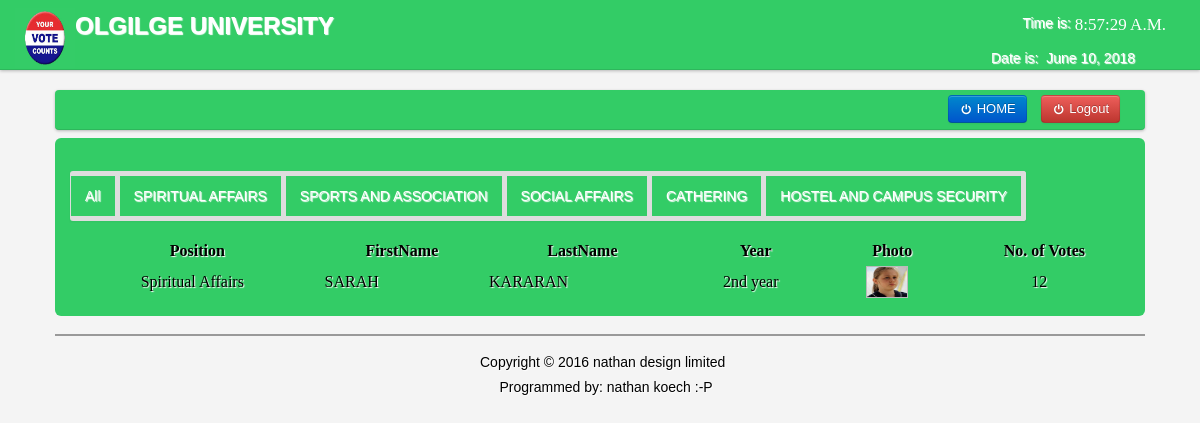
Page /presiding/spiritual_student.php (signed in) on the committed database.
### tables this page shows
CREATE TABLE IF NOT EXISTS `candidate` (
  `CandidateID` int(11) NOT NULL AUTO_INCREMENT,
  `abc` varchar(100) NOT NULL,
  `Position` varchar(200) NOT NULL,
  `Party` varchar(100) NOT NULL,
  `FirstName` varchar(200) NOT NULL,
  `LastName` varchar(200) NOT NULL,
  `MiddleName` varchar(100) NOT NULL,
  `Gender` varchar(6) NOT NULL,
  `Year` varchar(100) NOT NULL,
  `Photo` varchar(200) NOT NULL,
  `status` int(10) NOT NULL,
  PRIMARY KEY (`CandidateID`)
);

### presiding/spiritual_student.php (the view, shortened to what this page needs)
<?php
include('header.php');
?>
</head>
<body>
<?php include('nav_top.php'); ?>
<div class="wrapper">
<div class="home_body">
<div class="navbar">
	<div class="navbar-inner">
	<div class="container">
	<form class="navbar-form pull-right">
    <a class="btn btn-primary" data-toggle="" href="../kura/index.php"><i class="icon-off"></i>&nbsp;HOME</a>
	<a class="btn btn-danger" id="logout" data-toggle="modal" href="#myModal"><i class="icon-off"></i>&nbsp;Logout</a>
	</form>
	</div>
	</div>
	</div>
	<div id="element" class="hero-body">
	    <div class="pagination">
    <ul>
     <li><a href="index.php"><font color="white">All</font></a></li>
    <li><a href="spiritual_student.php"><font color="white">SPIRITUAL AFFAIRS</font></a></li>
    <li><a href="sport_student.php"><font color="white">SPORTS AND ASSOCIATION</font></a></li>
    <li><a  href="social_student.php"><font color="white">SOCIAL AFFAIRS</font></a></li>
    <li><a  href="cathering _student.php"><font color="white">CATHERING</font></a></li>
    <li><a  href="hostel_student.php"><font color="white">HOSTEL AND CAMPUS SECURITY</font></a></li>
    </ul>
    </div>
	<table class="users-table">
<div class="demo_jui">
		<table cellpadding="0" cellspacing="0" border="0" class="display" id="log" class="jtable">
			<thead>
				<tr>
				<th>Position</th>
				<th>FirstName</th>
				<th>LastName</th>
				<th>Year</th>
				<th>Photo</th>
				<th>No. of Votes</th>
				</tr>
			</thead>
			<tbody>
<?php $candidate_query=mysql_query("select  * from candidate  WHERE Position='Spiritual Affairs'  AND status=1");
		while($candidate_rows=mysql_fetch_array($candidate_query)){ $id=$candidate_rows['CandidateID'];
		?>
<tr class="del<?php echo $id ?>">
	<td align="center"><?php echo $candidate_rows['Position']; ?></td>
	<td><?php echo $candidate_rows['FirstName']; ?></td>
	<td><?php echo $candidate_rows['LastName']; ?></td>
	<td align="center"><?php echo $candidate_rows['Year']; ?></td>
	<td align="center"><img class="pic" width="40" height="30" src="<?php echo $candidate_rows['Photo'];?>" border="0" onMouseOver="showtrail('<?php echo $candidate_rows['Photo'];?>','<?php echo $candidate_rows['FirstName']." ".$candidate_rows['LastName'];?> ',200,5)" onMouseOut="hidetrail()"></a></td>
		<td align="center">
	<?php $votes_query=mysql_query("select * from votes where CandidateID='$id'");
	$vote_count=mysql_num_rows($votes_query);
	echo $vote_count;
	?>
</td>
	</tr>
<?php } ?>
			</tbody>
		</table>
	</div>
	</div>
<?php include('footer.php')?>
</div>
</body>
</html>

### presiding/css/datatable/demo_table_jui.css (style rules this page uses)
table.display thead th { cursor: pointer; padding: 3px 0 3px 10px; }
table.display { border-collapse: collapse; clear: both; margin: 0 auto; width: 100%; }
table.display td { padding: 3px 10px; }

### presiding/css/Home.css (style rules this page uses)
* { margin:0; padding:0; }
body { font-family:"Trebuchet MS", "Myriad Pro", Arial, sans-serif; font-size:14px; background-color: #fff; background:#f4f4f4 url(../images/bg.gif) repeat top left; text-shadow:1px 1px 1px #fff; background-position: 0 0px; }
.wrapper { width:1090px; margin:10px auto; }
.navbar .navbar-inner { background: #3C6; }

### rows in the picture
candidate: Position "Spiritual Affairs", FirstName "SARAH", LastName "KARARAN", Year "2nd year", Photo (picture), vote_count "12"
